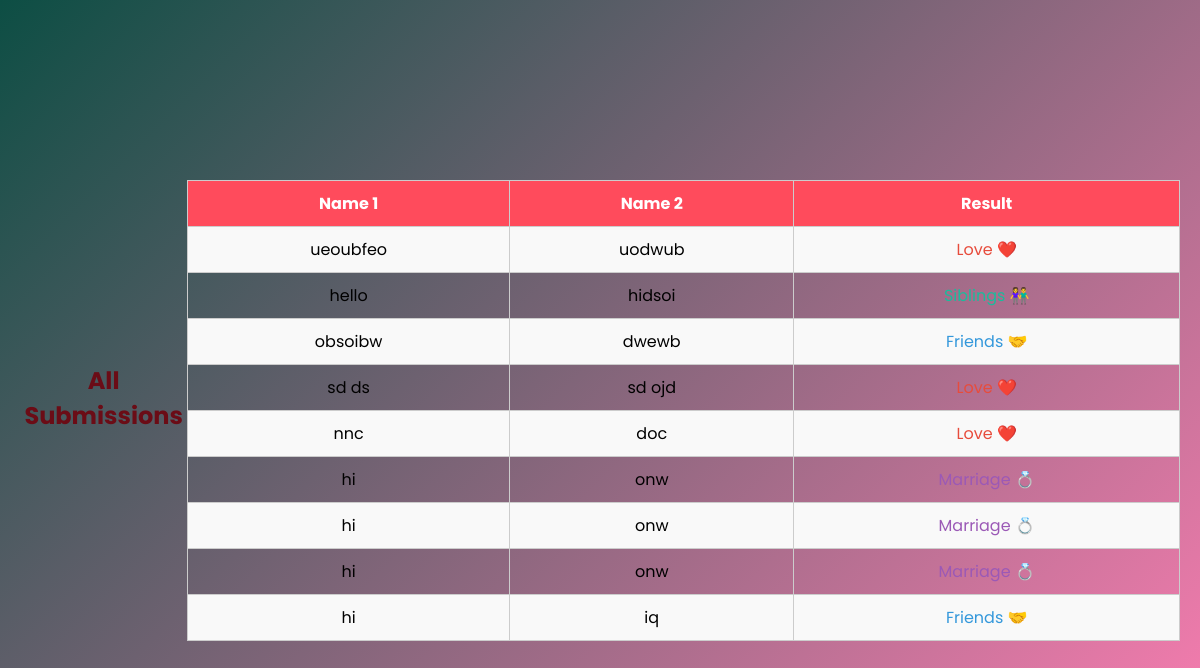
/admin (signed in), run on the app's committed database.
### tables this page shows
CREATE TABLE submissions (
            id INTEGER PRIMARY KEY AUTOINCREMENT,
            name1 TEXT,
            name2 TEXT,
            result TEXT,
            color TEXT,
            emoji TEXT,
            created_at TEXT
        );

### app.py (the view)
@app.route("/admin", methods=["GET", "POST"])
def admin():
    if request.method == "POST":
        if request.form.get("password") == ADMIN_PASSWORD:
            session["admin"] = True
            return redirect(url_for("admin"))
    if not session.get("admin"):
        return render_template("admin_login.html")
    with get_db() as con:
        rows = con.execute("""
        SELECT name1, name2, result, color, emoji
        FROM submissions
        ORDER BY id DESC
        """).fetchall()
    submissions = [(n1, n2, {"text": r, "color": c, "emoji": e})
                   for n1, n2, r, c, e in rows]
    return render_template("admin.html", submissions=submissions)

### app.py (called while the page is built)
def get_db():
    return sqlite3.connect("flames.db")

### templates/admin.html (shortened to what this page needs)
<!DOCTYPE html>
<html>
<head>
    <link rel="stylesheet" href="{{ url_for('static', filename='style.css') }}">
</head>
<body>
<h2 style="text-align:center;">All Submissions</h2>
<table>
    <tr>
        <th>Name 1</th>
        <th>Name 2</th>
        <th>Result</th>
    </tr>
    {% for name1, name2, result in submissions %}
    <tr>
        <td>{{ name1 }}</td>
        <td>{{ name2 }}</td>
        <td style="color: {{ result['color'] }};">
            {{ result['text'] }} {{ result['emoji'] }}
        </td>
    </tr>
    {% endfor %}
</table>
</body>
</html>

### static/style.css (style rules this page uses)
* { margin: 0; padding: 0; box-sizing: border-box; font-family: 'Poppins', sans-serif; }
body { min-height: 100vh; background: linear-gradient(135deg, #0d4e44, #ff7eb3); display: flex; justify-content: center; align-items: center; padding: 20px; }
h2 { color: #6b0c16; margin-bottom: 5px; }
table { border-collapse: collapse; width: 100%; margin-top: 20px; }
th, td { border: 1px solid #ccc; padding: 10px; text-align: center; }
th { background: #ff4b5c; color: #fff; }
tr:nth-child(even) { background: #f9f9f9; }

### data on the page
submissions: name1 "ueoubfeo", name2 "uodwub", text "Love", emoji "❤️"
submissions: name1 "hello", name2 "hidsoi", emoji "👫"
submissions: name1 "obsoibw", name2 "dwewb", text "Friends", emoji "🤝"
submissions: name1 "sd ds", name2 "sd ojd", emoji "❤️"
submissions: name1 "nnc", name2 "doc", text "Love", emoji "❤️"
submissions: name1 "hi", name2 "onw", text "Marriage", emoji "💍"
submissions: name1 "hi", name2 "onw", text "Marriage", emoji "💍"
submissions: name1 "hi", name2 "onw", text "Marriage", emoji "💍"
submissions: name1 "hi", name2 "iq", text "Friends", emoji "🤝"
